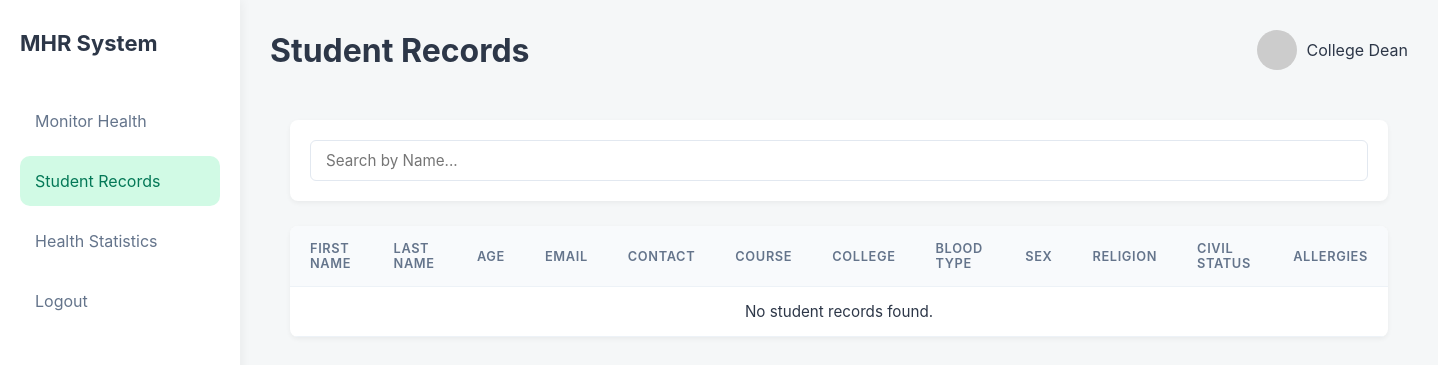
Page /dean/student_records.php on the earlier database version.
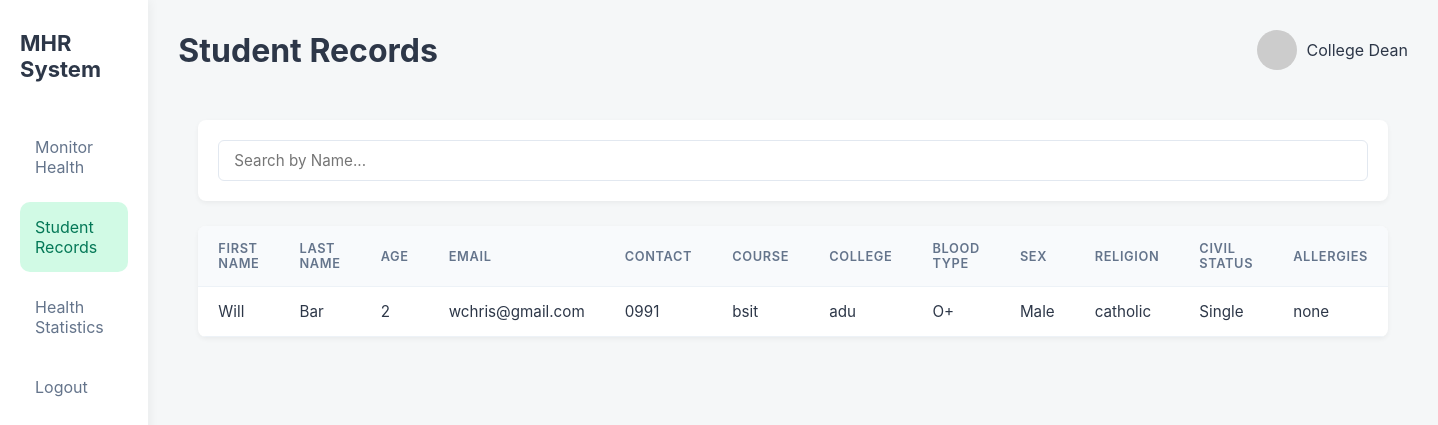
Same page on the later database version.
### tables this page shows
CREATE TABLE `students` (
  `id` int(11) NOT NULL,
  `student_id` varchar(50) NOT NULL,
  `first_name` varchar(50) NOT NULL,
  `last_name` varchar(50) NOT NULL,
  `age` int(11) DEFAULT NULL,
  `email` varchar(100) DEFAULT NULL,
  `contact` varchar(20) DEFAULT NULL,
  `course` varchar(100) DEFAULT NULL,
  `college` varchar(100) DEFAULT NULL,
  `blood_type` varchar(5) DEFAULT NULL,
  `sex` enum('Male','Female') DEFAULT NULL,
  `religion` varchar(50) DEFAULT NULL,
  `civil_status` varchar(20) DEFAULT NULL,
  `allergies` text DEFAULT NULL,
  `created_at` timestamp NOT NULL DEFAULT current_timestamp()
);

### dean/student_records.php (the view, shortened to what this page needs)
<?php
$servername = "localhost";
$db_username = "root";
$db_password = "";
$dbname = "mhr";
$conn = new mysqli($servername, $db_username, $db_password, $dbname);
$search = $_GET['search'] ?? '';
$sql = "SELECT first_name, last_name, age, email, contact, course, college, blood_type, sex, religion, civil_status, allergies FROM students";
$sql .= " ORDER BY last_name ASC, first_name ASC";
$stmt = $conn->prepare($sql);
$stmt->execute();
$result = $stmt->get_result();
$students = [];
if ($result && $result->num_rows > 0) {
    $students = $result->fetch_all(MYSQLI_ASSOC);
}
?>
<!DOCTYPE html>
<html lang="en">
<head>
    <link rel="stylesheet" href="dashboard.css">
    <link rel="stylesheet" href="student_records.css">
</head>
<body>
    <div class="dashboard">
        <?php include 'sidebar.php'; ?>
        <div class="main">
            <header class="topbar">
                <h1>Student Records</h1>
                <div class="dean-profile">
                    <img src="https://i.pravatar.cc/40?u=dean">
                    <span>College Dean</span>
                </div>
            </header>
            <div class="records-container">
                <div class="records-controls">
                    <form class="search-box" method="GET">
                        <input type="text" name="search" value="<?= htmlspecialchars($search) ?>" placeholder="Search by Name...">
                    </form>
                </div>
                <div class="table-panel">
                    <div class="table-responsive">
                        <table class="students-table">
                            <thead>
                                <tr>
                                    <th>First name</th>
                                    <th>Last name</th>
                                    <th>Age</th>
                                    <th>Email</th>
                                    <th>Contact</th>
                                    <th>Course</th>
                                    <th>College</th>
                                    <th>Blood type</th>
                                    <th>Sex</th>
                                    <th>Religion</th>
                                    <th>Civil Status</th>
                                    <th>Allergies</th>
                                </tr>
                            </thead>
                            <tbody>
                                <?php if (!empty($students)): ?>
                                    <?php foreach ($students as $student): ?>
                                        <tr>
                                            <td><?= htmlspecialchars($student['first_name']) ?></td>
                                            <td><?= htmlspecialchars($student['last_name']) ?></td>
                                            <td><?= htmlspecialchars($student['age']) ?></td>
                                            <td><?= htmlspecialchars($student['email']) ?></td>
                                            <td><?= htmlspecialchars($student['contact']) ?></td>
                                            <td><?= htmlspecialchars($student['course']) ?></td>
                                            <td><?= htmlspecialchars($student['college']) ?></td>
                                            <td><?= htmlspecialchars($student['blood_type'] ?? 'N/A') ?></td>
                                            <td><?= htmlspecialchars($student['sex']) ?></td>
                                            <td><?= htmlspecialchars($student['religion'] ?? 'N/A') ?></td>
                                            <td><?= htmlspecialchars($student['civil_status']) ?></td>
                                            <td><?= htmlspecialchars($student['allergies'] ?? 'N/A') ?></td>
                                        </tr>
                                    <?php endforeach; ?>
                                <?php else: ?>
                                    <tr><td colspan="12" style="text-align: center;">No student records found.</td></tr>
                                <?php endif; ?>
                            </tbody>
                        </table>
                    </div>
                </div>
            </div>
        </div>
    </div>
</body>
</html>

### dean/sidebar.php
<aside class="sidebar">
<h2 class="logo">MHR System</h2>
<ul class="menu">
<?php $p = basename($_SERVER['PHP_SELF']); ?>
<li class="<?= $p == 'monitor_health.php' ? 'active' : '' ?>" style="padding: 0;"><a href="monitor_health.php" style="text-decoration:none; color:inherit; display:block; padding: 15px;">Monitor Health</a></li>
<li class="<?= $p == 'student_records.php' ? 'active' : '' ?>" style="padding: 0;"><a href="student_records.php" style="text-decoration:none; color:inherit; display:block; padding: 15px;">Student Records</a></li>
<li class="<?= $p == 'health_statistics.php' ? 'active' : '' ?>" style="padding: 0;"><a href="health_statistics.php" style="text-decoration:none; color:inherit; display:block; padding: 15px;">Health Statistics</a></li>
<li style="padding: 0;"><a href="../index.php" style="text-decoration:none; color:inherit; display:block; padding: 15px;">Logout</a></li>
</ul>
</aside>

### dean/dashboard.css (style rules this page uses)
* { margin:0; padding:0; box-sizing:border-box; font-family: "Inter", sans-serif; }
body { background:#f5f7f8; color:#2d3748; }
.dashboard { display:flex; min-height:100vh; }
.sidebar { width:240px; background:white; padding:30px 20px; box-shadow:2px 0 10px rgba(0,0,0,0.05); }
.logo { font-size:22px; margin-bottom:40px; color:#2d3748; }
.menu { list-style:none; }
.menu li { padding:12px; border-radius:10px; margin-bottom:10px; cursor:pointer; color:#64748b; }
.menu .active { background:#d1fae5; color:#047857; }
.main { flex:1; padding:30px; }
.topbar { display:flex; justify-content:space-between; align-items:center; margin-bottom:30px; }
.admin, .dean-profile { display:flex; align-items:center; gap:10px; }
.admin img, .dean-profile img { border-radius:50%; }

### dean/student_records.css (style rules this page uses)
.records-container { padding: 20px; height: calc(100vh - 140px); box-sizing: border-box; overflow-y: auto; }
.records-controls { display: flex; flex-wrap: wrap; gap: 15px; background: #fff; padding: 20px; border-radius: 8px; box-shadow: 0 2px 5px rgba(0,0,0,0.05); margin-bottom: 25px; align-items: center; }
.search-box { flex: 2; min-width: 250px; }
.search-box input { width: 100%; padding: 10px 15px; border: 1px solid #e2e8f0; border-radius: 6px; font-size: 0.95rem; outline: none; transition: border-color 0.2s; }
.table-panel { background: #fff; border-radius: 8px; box-shadow: 0 2px 5px rgba(0,0,0,0.05); overflow: hidden; }
.table-responsive { overflow-x: auto; }
.students-table { width: 100%; border-collapse: collapse; min-width: 800px; }
.students-table th, .students-table td { padding: 15px 20px; text-align: left; border-bottom: 1px solid #edf2f7; font-size: 0.95rem; }
.students-table th { background: #f8fafc; color: #64748b; font-weight: 600; text-transform: uppercase; font-size: 0.8rem; letter-spacing: 0.05em; }

Differences in the rows shown:
added students: first_name "Will", last_name "Bar", age "2", email "wchris@gmail.com", contact "0991", course "bsit", college "adu", blood_type "O+", sex "Male", religion "catholic", civil_status "Single", allergies "none"
Other differences:
text no longer shown: "No student records found."
